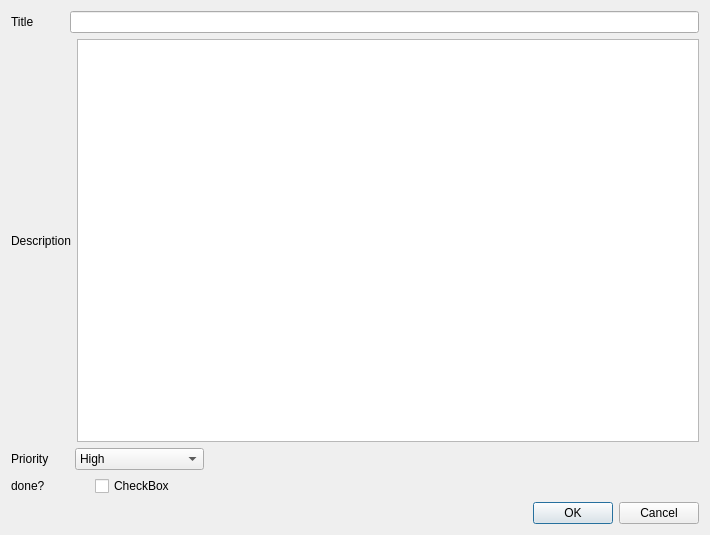
<?xml version="1.0" encoding="UTF-8"?>
<ui version="4.0">
 <class>AddWindow</class>
 <widget class="QDialog" name="AddWindow">
  <property name="geometry">
   <rect>
    <x>0</x>
    <y>0</y>
    <width>710</width>
    <height>535</height>
   </rect>
  </property>
  <property name="windowTitle">
   <string>Dialog</string>
  </property>
  <layout class="QHBoxLayout" name="horizontalLayout_5">
   <item>
    <layout class="QVBoxLayout" name="verticalLayout_2">
     <item>
      <layout class="QVBoxLayout" name="verticalLayout">
       <item>
        <layout class="QHBoxLayout" name="horizontalLayout">
         <item>
          <widget class="QLabel" name="label">
           <property name="text">
            <string>Title         </string>
           </property>
           <property name="buddy">
            <cstring>lineEdit_Title</cstring>
           </property>
          </widget>
         </item>
         <item>
          <widget class="QLineEdit" name="lineEdit_Title"/>
         </item>
        </layout>
       </item>
       <item>
        <layout class="QHBoxLayout" name="horizontalLayout_2">
         <item>
          <widget class="QLabel" name="label_2">
           <property name="text">
            <string>Description</string>
           </property>
          </widget>
         </item>
         <item>
          <widget class="QTextEdit" name="textEdit_description"/>
         </item>
        </layout>
       </item>
       <item>
        <layout class="QHBoxLayout" name="horizontalLayout_3">
         <item>
          <widget class="QLabel" name="label_3">
           <property name="sizePolicy">
            <sizepolicy hsizetype="Fixed" vsizetype="Preferred">
             <horstretch>25</horstretch>
             <verstretch>0</verstretch>
            </sizepolicy>
           </property>
           <property name="text">
            <string>Priority      </string>
           </property>
           <property name="buddy">
            <cstring>comboBox_Priority</cstring>
           </property>
          </widget>
         </item>
         <item>
          <widget class="QComboBox" name="comboBox_Priority">
           <property name="iconSize">
            <size>
             <width>70</width>
             <height>20</height>
            </size>
           </property>
           <item>
            <property name="text">
             <string>High</string>
            </property>
           </item>
           <item>
            <property name="text">
             <string>Average</string>
            </property>
           </item>
           <item>
            <property name="text">
             <string>Low</string>
            </property>
           </item>
          </widget>
         </item>
         <item>
          <spacer name="horizontalSpacer_2">
           <property name="orientation">
            <enum>Qt::Horizontal</enum>
           </property>
           <property name="sizeType">
            <enum>QSizePolicy::Maximum</enum>
           </property>
           <property name="sizeHint" stdset="0">
            <size>
             <width>495</width>
             <height>10</height>
            </size>
           </property>
          </spacer>
         </item>
        </layout>
       </item>
       <item>
        <layout class="QHBoxLayout" name="horizontalLayout_4">
         <item>
          <widget class="QLabel" name="label_4">
           <property name="minimumSize">
            <size>
             <width>63</width>
             <height>20</height>
            </size>
           </property>
           <property name="text">
            <string>done?      </string>
           </property>
           <property name="buddy">
            <cstring>checkBox_Itsdone</cstring>
           </property>
          </widget>
         </item>
         <item alignment="Qt::AlignLeft|Qt::AlignTop">
          <widget class="QCheckBox" name="checkBox_Itsdone">
           <property name="text">
            <string>CheckBox</string>
           </property>
          </widget>
         </item>
         <item>
          <spacer name="horizontalSpacer">
           <property name="orientation">
            <enum>Qt::Horizontal</enum>
           </property>
           <property name="sizeType">
            <enum>QSizePolicy::Maximum</enum>
           </property>
           <property name="sizeHint" stdset="0">
            <size>
             <width>524</width>
             <height>10</height>
            </size>
           </property>
          </spacer>
         </item>
        </layout>
       </item>
      </layout>
     </item>
     <item>
      <widget class="QDialogButtonBox" name="SaveNewTaskButton">
       <property name="orientation">
        <enum>Qt::Horizontal</enum>
       </property>
       <property name="standardButtons">
        <set>QDialogButtonBox::Cancel|QDialogButtonBox::Ok</set>
       </property>
      </widget>
     </item>
    </layout>
   </item>
  </layout>
 </widget>
 <resources/>
 <connections>
  <connection>
   <sender>SaveNewTaskButton</sender>
   <signal>accepted()</signal>
   <receiver>AddWindow</receiver>
   <slot>accept()</slot>
   <hints>
    <hint type="sourcelabel">
     <x>230</x>
     <y>509</y>
    </hint>
    <hint type="destinationlabel">
     <x>157</x>
     <y>274</y>
    </hint>
   </hints>
  </connection>
  <connection>
   <sender>SaveNewTaskButton</sender>
   <signal>rejected()</signal>
   <receiver>AddWindow</receiver>
   <slot>reject()</slot>
   <hints>
    <hint type="sourcelabel">
     <x>298</x>
     <y>515</y>
    </hint>
    <hint type="destinationlabel">
     <x>286</x>
     <y>274</y>
    </hint>
   </hints>
  </connection>
  <connection>
   <sender>SaveNewTaskButton</sender>
   <signal>clicked(QAbstractButton*)</signal>
   <receiver>AddWindow</receiver>
   <slot>close()</slot>
   <hints>
    <hint type="sourcelabel">
     <x>644</x>
     <y>512</y>
    </hint>
    <hint type="destinationlabel">
     <x>646</x>
     <y>472</y>
    </hint>
   </hints>
  </connection>
 </connections>
</ui>
